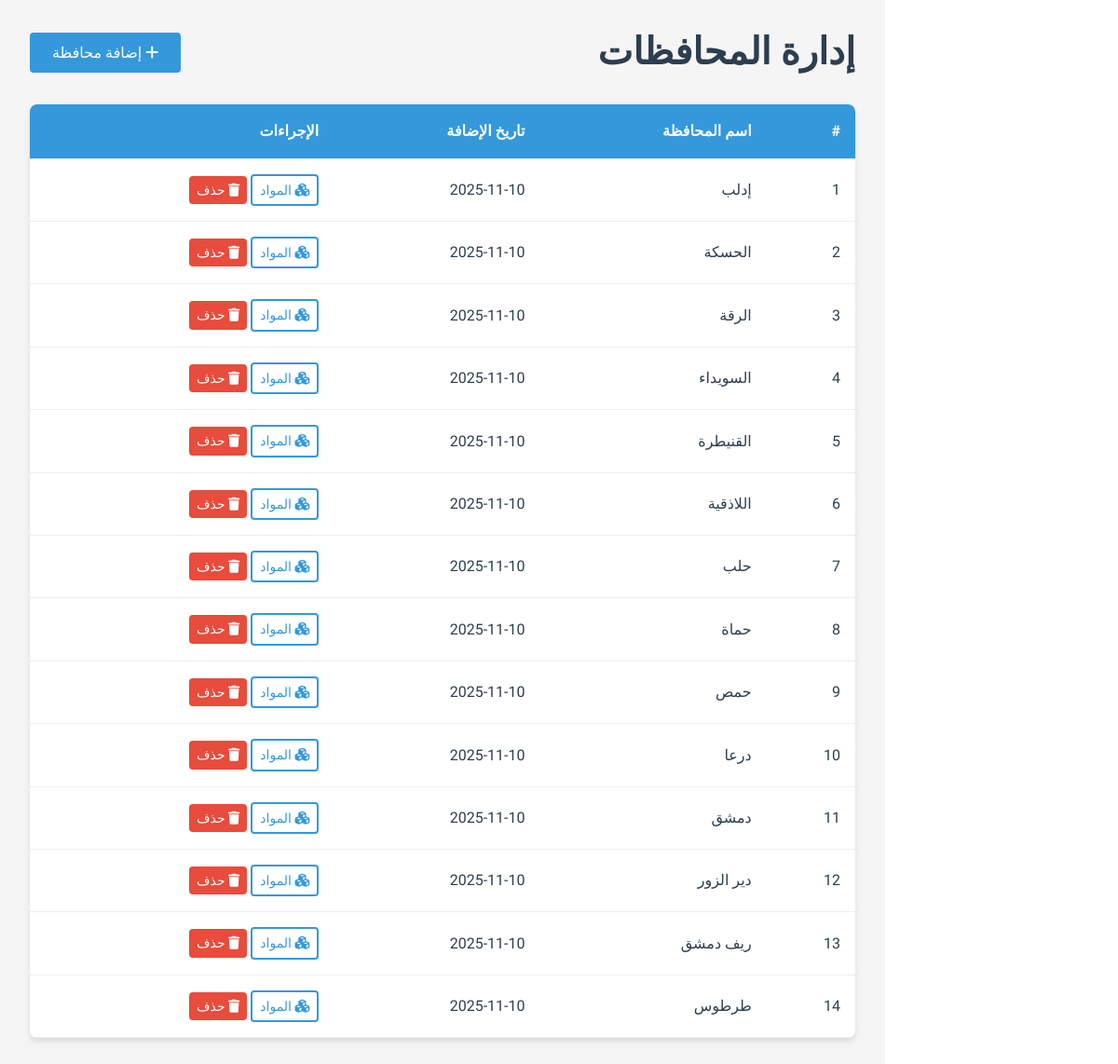
/admin/provinces.php (signed in), run on the app's committed database.
### tables this page shows
CREATE TABLE `provinces` (
  `id` int(11) NOT NULL,
  `name` varchar(100) NOT NULL,
  `created_at` timestamp NOT NULL DEFAULT current_timestamp()
);

### admin/provinces.php (the view, shortened to what this page needs)
<?php
require_once '../includes/config.php';
$provinces = $pdo->query("SELECT * FROM provinces ORDER BY name ASC")->fetchAll(PDO::FETCH_ASSOC);
?>
<!DOCTYPE html>
<html lang="ar" dir="rtl">
<head>
    <link rel="stylesheet" href="../css/style.css">
    <link rel="stylesheet" href="https://cdnjs.cloudflare.com/ajax/libs/font-awesome/6.4.0/css/all.min.css">
</head>
<body>
    <div class="admin-container" style="display: flex; min-height: 100vh;">
        <main class="admin-main" style="flex: 1; padding: 2rem; background: #f5f5f5;">
            <div class="admin-header" style="display: flex; justify-content: between; align-items: center; margin-bottom: 2rem;">
                <h1>إدارة المحافظات</h1>
                <button class="btn btn-primary" onclick="openAddModal()">
                    <i class="fas fa-plus"></i> إضافة محافظة
                </button>
            </div>
            <div class="admin-table-container">
                <table class="admin-table">
                    <thead>
                        <tr>
                            <th>#</th>
                            <th>اسم المحافظة</th>
                            <th>تاريخ الإضافة</th>
                            <th>الإجراءات</th>
                        </tr>
                    </thead>
                    <tbody>
                        <?php foreach ($provinces as $index => $province): ?>
                        <tr>
                            <td><?php echo $index + 1; ?></td>
                            <td><?php echo htmlspecialchars($province['name']); ?></td>
                            <td><?php echo date('Y-m-d', strtotime($province['created_at'])); ?></td>
                            <td>
                                <a href="materials.php?id=<?php echo $province['id']; ?>" class="btn btn-secondary btn-sm">
                                    <i class="fas fa-cubes"></i> المواد
                                </a>
                                <a href="provinces.php?action=delete&id=<?php echo $province['id']; ?>"
                                   class="btn btn-danger btn-sm"
                                   onclick="return confirm('هل أنت متأكد من حذف هذه المحافظة؟')">
                                    <i class="fas fa-trash"></i> حذف
                                </a>
                            </td>
                        </tr>
                        <?php endforeach; ?>
                    </tbody>
                </table>
            </div>
        </main>
    </div>
</body>
</html>

### css/style.css (style rules this page uses)
:root { --primary-color: #2c3e50; --secondary-color: #3498db; --accent-color: #e74c3c; --light-color: #ecf0f1; --dark-color: #2c3e50; --success-color: #2ecc71; --warning-color: #f39c12; --danger-color: #e74c3c; --gray-color: #95a5a6; --white-color: #ffffff; --shadow: 0 4px 6px rgba(0, 0, 0, 0.1); --transition: all 0.3s ease; }
* { margin: 0; padding: 0; box-sizing: border-box; }
html { scroll-behavior: smooth; }
body { font-family: 'Tajawal', sans-serif; line-height: 1.6; color: var(--dark-color); background-color: var(--white-color); direction: rtl; }
h1, h2, h3, h4, h5, h6 { margin-bottom: 1rem; font-weight: 700; line-height: 1.2; }
h1 { font-size: 2.5rem; }
a { text-decoration: none; color: inherit; transition: var(--transition); }
.btn { display: inline-block; padding: 12px 24px; border: none; border-radius: 4px; font-family: 'Tajawal', sans-serif; font-size: 1rem; font-weight: 500; cursor: pointer; transition: var(--transition); text-align: center; }
.btn-primary { background-color: var(--secondary-color); color: var(--white-color); }
.btn-secondary { background-color: transparent; color: var(--secondary-color); border: 2px solid var(--secondary-color); }
.btn-danger { background-color: var(--danger-color); color: var(--white-color); }
.admin-table-container { background: white; border-radius: 8px; box-shadow: var(--shadow); overflow: hidden; }
.admin-table { width: 100%; border-collapse: collapse; }
.admin-table th, .admin-table td { padding: 1rem; text-align: right; border-bottom: 1px solid #eee; }
.admin-table th { background: #f8f9fa; font-weight: 600; }
.btn-sm { padding: 0.25rem 0.5rem; font-size: 0.875rem; }
.admin-container { display: flex; min-height: 100vh; }
.admin-main { flex: 1; padding: 2rem; background: #f5f5f5; margin-right: 250px; }
.admin-header { display: flex; justify-content: space-between; align-items: center; margin-bottom: 2rem; }
.admin-header h1 { margin: 0; }
.admin-table th { background: var(--secondary-color); color: white; padding: 1rem; text-align: right; }
.admin-table td { padding: 1rem; border-bottom: 1px solid #eee; }

### data on the page
provinces: name "إدلب", created_at "2025-11-10"
provinces: name "الحسكة", created_at "2025-11-10"
provinces: name "الرقة", created_at "2025-11-10"
provinces: name "السويداء", created_at "2025-11-10"
provinces: name "القنيطرة", created_at "2025-11-10"
provinces: name "اللاذقية", created_at "2025-11-10"
provinces: name "حلب", created_at "2025-11-10"
provinces: name "حماة", created_at "2025-11-10"
provinces: name "حمص", created_at "2025-11-10"
provinces: name "درعا", created_at "2025-11-10"
provinces: name "دمشق", created_at "2025-11-10"
provinces: name "دير الزور", created_at "2025-11-10"
provinces: name "ريف دمشق", created_at "2025-11-10"
provinces: name "طرطوس", created_at "2025-11-10"
